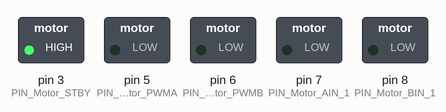
This sketch was run on a simulated Arduino Uno, built with avr-gcc and run on an emulated ATmega328P. Parts: switched loads named in the sketch (green lamp = pin HIGH). At 111.7 s the program stops and its outputs stay as they are.

Above: at 0.1 s.
At 110.1 s:
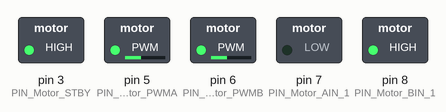
At 111.7 s:
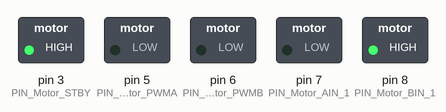
Timing chart, 0 to 113.2 s (numbered marks = the images above):
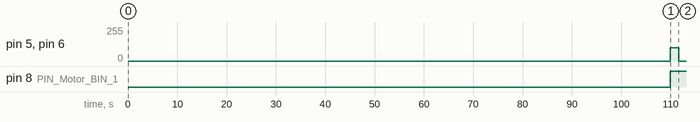

Measured:
- by itself, pin 5 (PIN_Motor_PWMA), pin 6 (PIN_Motor_PWMB): 0/255 → 100/255 at 110 s, → 0/255 1.7 s later
- by itself, pin 8 (PIN_Motor_BIN_1): LOW → HIGH at 110 s

The sketch:

Rotation.ino
```cpp
// Motors Pins
#define PIN_Motor_STBY 3
#define PIN_Motor_PWMA 5
#define PIN_Motor_AIN_1 7
#define PIN_Motor_PWMB 6
#define PIN_Motor_BIN_1 8

unsigned long startTime;
bool hasRotated180 = false;


//Set up & Loops
void pin_setup() {
  pinMode(PIN_Motor_PWMA, OUTPUT);
  pinMode(PIN_Motor_PWMB, OUTPUT);
  pinMode(PIN_Motor_AIN_1, OUTPUT);
  pinMode(PIN_Motor_BIN_1, OUTPUT);
  pinMode(PIN_Motor_STBY, OUTPUT);
  digitalWrite(PIN_Motor_STBY, HIGH);
}

void StopMotors() {
  analogWrite(PIN_Motor_PWMA, 0);
  analogWrite(PIN_Motor_PWMB, 0);
}

void turnLeft180(uint8_t speed) {
  digitalWrite(PIN_Motor_AIN_1, LOW);
  analogWrite(PIN_Motor_PWMA, speed);
  digitalWrite(PIN_Motor_BIN_1, HIGH);
  analogWrite(PIN_Motor_PWMB, speed);
  delay(1650);
  StopMotors();
}

void setup() {
  pin_setup();
  StopMotors();
  startTime = millis();
}

void loop() {
   if (!hasRotated180 && millis() - startTime >= 110000) {
    turnLeft180(100);
    hasRotated180 = true;
    while(1);   }

  }
```
